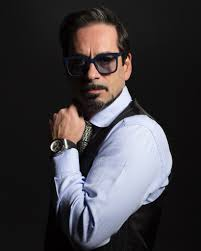
#> input picture Webcam Feed Pencil Drawing/download.jpeg, 201 x 251 px
$ jupyter execute 'Webcam Feed Pencil Drawing.ipynb'
#> lines starting #> are read from the running program, lines starting #| are printed output that depends on the picture; after the words box and inside, x2 and y2 are one past the last pixel; in counts of white or black regions, pixels touching at a corner belong together
[cell 1]
import cv2
import numpy as np

[cell 2]
image = cv2.imread('download.jpeg',0)
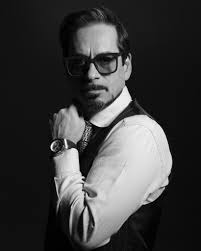
#> image: shape (251, 201); min 0, max 255, mean 60.4
ret,thresh1 = cv2.threshold(image,200,255,cv2.THRESH_BINARY)
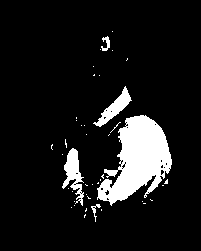
#> thresh1: shape (251, 201); 9.9% white; 42 white regions (37 under 20 px), largest, box (x1, y1, x2, y2) and area: (97, 115, 172, 206) 3713, (62, 148, 84, 206) 570, (93, 86, 132, 127) 478, (101, 36, 110, 51) 70, (91, 204, 101, 222) 49
